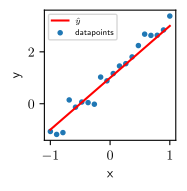

Reproduce this figure in Python.
import numpy as np
import matplotlib.pyplot as plt
plt.rcParams['text.usetex'] = True

import argparse
parser = argparse.ArgumentParser()
parser.add_argument('filename', type=str)
args = parser.parse_args()

N = 20
xs = np.linspace(-1, 1, N)
ys = 1 + 2*xs + 0.3*np.random.randn(N)
fig, axs = plt.subplots(figsize=(1.7,1.7))
axs.scatter(xs, ys, marker='.', label='datapoints')
axs.plot(xs, 2*xs+1, c='red', label='$\hat{y}$')
axs.set_xlabel('x')
axs.set_ylabel('y')
axs.legend(fontsize=6)

fig.savefig(args.filename, bbox_inches='tight')
